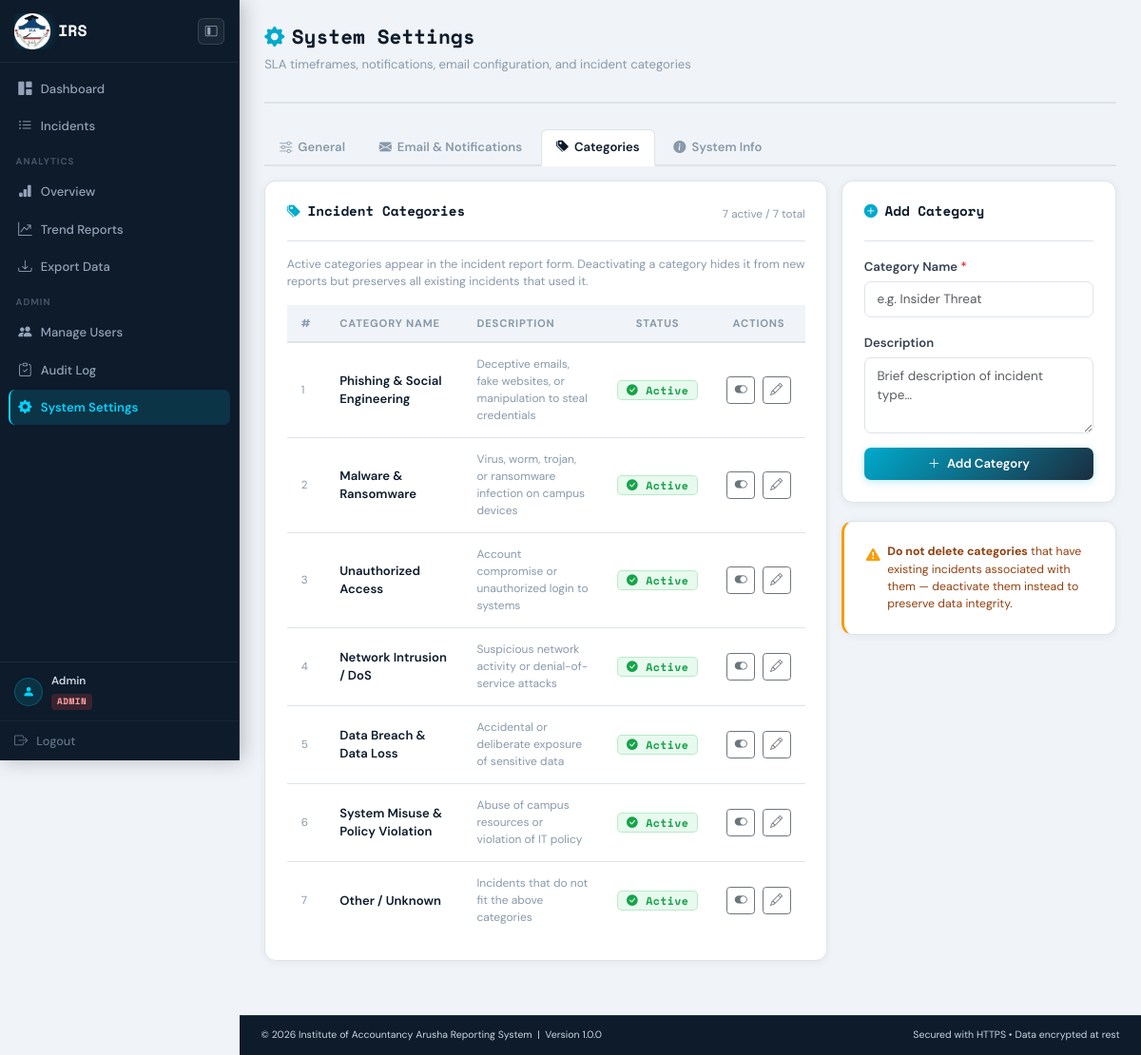
Screenshot of /public/settings/index.php?tab=categories (signed in) with the database file from the repository.
### tables this page shows
CREATE TABLE `categories` (
  `id` int(10) UNSIGNED NOT NULL,
  `name` varchar(100) NOT NULL,
  `description` text DEFAULT NULL,
  `is_active` tinyint(1) NOT NULL DEFAULT 1,
  `created_at` datetime NOT NULL DEFAULT current_timestamp()
);

### includes/functions.php (called while the page is built, shortened)
<?php
function e(?string $str): string
{
    return htmlspecialchars((string)$str, ENT_QUOTES | ENT_SUBSTITUTE, 'UTF-8');
}

### public/settings/index.php (the view, shortened to what this page needs)
<?php
require_once __DIR__ . '/../../includes/functions.php';
$pdo = db();
$categories = $pdo->query("SELECT * FROM categories ORDER BY id ASC")->fetchAll();
$activeTab  = $_GET['tab'] ?? 'general';
include __DIR__ . '/../../includes/header.php';
?>
<div class="page-header">
    <div>
        <h1 class="page-title"><i class="bi bi-gear-fill me-2 text-cyan"></i>System Settings</h1>
        <p class="page-subtitle">SLA timeframes, notifications, email configuration, and incident categories</p>
    </div>
</div>
<div class="mb-3">
    <nav class="d-flex gap-1 flex-wrap" style="border-bottom:2px solid var(--border);padding-bottom:0;">
        <?php foreach ([
            ['general',     'bi-sliders',        'General'],
            ['email',       'bi-envelope-fill',  'Email & Notifications'],
            ['categories',  'bi-tags-fill',      'Categories'],
            ['system',      'bi-info-circle-fill','System Info'],
        ] as [$tab, $icon, $label]): ?>
        <a href="?tab=<?= $tab ?>"
           style="display:inline-flex;align-items:center;gap:.4rem;padding:.55rem 1rem;
                  border-radius:6px 6px 0 0;font-size:.875rem;font-weight:600;text-decoration:none;
                  color:<?= $activeTab === $tab ? 'var(--navy)' : 'var(--muted)' ?>;
                  background:<?= $activeTab === $tab ? '#fff' : 'transparent' ?>;
                  border:<?= $activeTab === $tab ? '1px solid var(--border)' : '1px solid transparent' ?>;
                  border-bottom:<?= $activeTab === $tab ? '2px solid #fff' : '1px solid transparent' ?>;
                  margin-bottom:-2px;transition:color .15s;">
            <i class="bi <?= $icon ?>"></i><?= $label ?>
        </a>
        <?php endforeach; ?>
    </nav>
</div>
<?php if ($activeTab === 'categories'): ?>
<div class="row g-3">
    <div class="col-lg-8">
        <div class="cirms-card">
            <div class="cirms-card-header">
                <h2 class="cirms-card-title"><i class="bi bi-tags-fill me-2 text-cyan"></i>Incident Categories</h2>
                <span style="font-size:.78rem;color:var(--muted);">
                    <?= count(array_filter($categories, fn($c) => $c['is_active'])) ?> active
                    / <?= count($categories) ?> total
                </span>
            </div>
            <p style="font-size:.83rem;color:var(--muted);margin-bottom:1rem;">
                Active categories appear in the incident report form. Deactivating a category
                hides it from new reports but preserves all existing incidents that used it.
            </p>
            <div class="table-responsive">
                <table class="cirms-table">
                    <thead>
                        <tr>
                            <th>#</th>
                            <th>Category Name</th>
                            <th>Description</th>
                            <th style="text-align:center;">Status</th>
                            <th style="text-align:center;">Actions</th>
                        </tr>
                    </thead>
                    <tbody>
                    <?php foreach ($categories as $cat): ?>
                    <tr>
                        <td style="font-size:.78rem;color:var(--muted);"><?= $cat['id'] ?></td>
                        <td>
                            <span style="font-size:.875rem;font-weight:600;color:<?= $cat['is_active'] ? 'var(--navy)' : 'var(--muted)' ?>;">
                                <?= e($cat['name']) ?>
                            </span>
                        </td>
                        <td style="font-size:.8rem;color:var(--muted);max-width:260px;">
                            <?= $cat['description'] ? e(mb_strimwidth($cat['description'], 0, 80, '…')) : '<span style="opacity:.45;">—</span>' ?>
                        </td>
                        <td style="text-align:center;">
                            <?php if ($cat['is_active']): ?>
                            <span class="badge" style="background:rgba(34,197,94,.1);color:#16a34a;border:1px solid rgba(34,197,94,.25);">
                                <i class="bi bi-check-circle-fill me-1"></i>Active
                            </span>
                            <?php else: ?>
                            <span class="badge" style="background:rgba(148,163,184,.1);color:#64748b;border:1px solid rgba(148,163,184,.3);">
                                <i class="bi bi-dash-circle me-1"></i>Inactive
                            </span>
                            <?php endif; ?>
                        </td>
                        <td style="text-align:center;white-space:nowrap;">
                            <form method="POST" action="" style="display:inline;">
                                <button type="submit"
                                        class="btn btn-sm <?= $cat['is_active'] ? 'btn-outline-secondary' : 'btn-outline-success' ?>"
                                        title="<?= $cat['is_active'] ? 'Deactivate' : 'Activate' ?>">
                                    <i class="bi <?= $cat['is_active'] ? 'bi-toggle-on' : 'bi-toggle-off' ?>"></i>
                                </button>
                            </form>
                            <button type="button"
                                    class="btn btn-sm btn-outline-secondary ms-1"
                                    data-bs-toggle="modal"
                                    data-bs-target="#editCatModal"
                                    data-id="<?= $cat['id'] ?>"
                                    data-name="<?= e($cat['name']) ?>"
                                    data-desc="<?= e($cat['description'] ?? '') ?>"
                                    title="Edit">
                                <i class="bi bi-pencil"></i>
                            </button>
                        </td>
                    </tr>
                    <?php endforeach; ?>
                    </tbody>
                </table>
            </div>
        </div>
    </div>
    <div class="col-lg-4">
        <div class="cirms-card">
            <div class="cirms-card-header">
                <h2 class="cirms-card-title"><i class="bi bi-plus-circle-fill me-2 text-cyan"></i>Add Category</h2>
            </div>
            <form method="POST" action="">
                <div class="mb-3">
                    <label class="form-label fw-semibold">Category Name <span class="text-danger">*</span></label>
                    <input type="text" name="new_cat_name" class="form-control"
                           placeholder="e.g. Insider Threat" maxlength="100" required>
                </div>
                <div class="mb-3">
                    <label class="form-label fw-semibold">Description</label>
                    <textarea name="new_cat_desc" class="form-control" rows="3"
                              placeholder="Brief description of incident type…"
                              maxlength="500"></textarea>
                </div>
                <button type="submit" class="btn btn-dark btn-cirms btn-primary-cirms w-100">
                    <i class="bi bi-plus-lg me-1"></i> Add Category
                </button>
            </form>
        </div>
        <div class="cirms-card mt-0" style="border-left:3px solid var(--medium);">
            <div class="d-flex gap-2">
                <i class="bi bi-exclamation-triangle-fill" style="color:var(--medium);flex-shrink:0;margin-top:2px;"></i>
                <div style="font-size:.82rem;color:#92400e;">
                    <strong>Do not delete categories</strong> that have existing incidents
                    associated with them — deactivate them instead to preserve data integrity.
                </div>
            </div>
        </div>
    </div>
</div>
<?php endif; ?>
<?php include __DIR__ . '/../../includes/footer.php'; ?>

### public/css/cirms.css (style rules this page uses)
:root { --navy: #0d1b2a; --navy-mid: #1b2d3f; --navy-soft: #233447; --cyan: #00d4ff; --cyan-dim: #00aacc; --white: #f8fafc; --muted: #8899aa; --border: #dde3ea; --bg: #f0f4f8; --card-bg: #ffffff; --low: #22c55e; --medium: #f59e0b; --high: #f97316; --critical: #ef4444; --status-new: #6366f1; --status-ack: #0ea5e9; --status-progress: #f59e0b; --status-resolved: #22c55e; --status-closed: #94a3b8; --radius: 8px; --shadow: 0 2px 12px rgba(0,0,0,.08); --shadow-lg: 0 8px 32px rgba(0,0,0,.13); font-size: 15px; }
*, *::before, *::after { box-sizing: border-box; margin: 0; padding: 0; }
body { font-family: 'DM Sans', sans-serif; background: var(--bg); color: #1e293b; min-height: 100vh; display: flex; flex-direction: column; }
.page-header { display: flex; align-items: center; justify-content: space-between; margin-bottom: 1.75rem; padding-bottom: 1rem; border-bottom: 2px solid var(--border); gap: 1rem; }
.page-title { font-family: 'Space Mono', monospace; font-size: 1.4rem; font-weight: 700; color: var(--navy); line-height: 1.2; }
.page-subtitle { font-size: .875rem; color: var(--muted); margin-top: .2rem; line-height: 1.4; }
.cirms-card { background: var(--card-bg); border-radius: 12px; border: 1px solid var(--border); box-shadow: 0 1px 8px rgba(0,0,0,.06); padding: 1.5rem; margin-bottom: 1.25rem; transition: box-shadow .2s; }
.cirms-card-header { display: flex; align-items: center; justify-content: space-between; padding-bottom: .9rem; margin-bottom: 1rem; border-bottom: 1px solid var(--border); gap: .75rem; }
.cirms-card-title { font-family: 'Space Mono', monospace; font-size: .95rem; font-weight: 700; color: var(--navy); line-height: 1.3; }
.badge, .status-badge { display: inline-flex; align-items: center; gap: .3rem; padding: .22rem .6rem; border-radius: 5px; font-size: .78rem; font-weight: 700; font-family: 'Space Mono', monospace; letter-spacing: .03em; white-space: nowrap; }
.cirms-table { width: 100%; border-collapse: separate; border-spacing: 0; }
.cirms-table th { background: var(--bg); color: var(--muted); font-size: .75rem; font-weight: 700; text-transform: uppercase; letter-spacing: .07em; padding: .7rem 1rem; border-bottom: 2px solid var(--border); }
.cirms-table td { padding: .9rem 1rem; border-bottom: 1px solid var(--border); vertical-align: middle; font-size: .875rem; }
.cirms-table tbody tr { transition: background .12s; }
.cirms-table tbody tr:last-child td { border-bottom: none; }
.form-label { font-weight: 600; font-size: .875rem; color: #374151; margin-bottom: .35rem; }
.form-control, .form-select { border-radius: 7px; border: 1.5px solid var(--border); font-size: .9rem; padding: .55rem .85rem; transition: border-color .15s, box-shadow .15s; }
.btn-cirms { font-family: 'DM Sans', sans-serif; font-weight: 600; font-size: .875rem; padding: .5rem 1.2rem; border-radius: 7px; border: none; cursor: pointer; transition: background .15s, transform .1s, box-shadow .15s; }
.btn-primary-cirms { background: linear-gradient(135deg, var(--cyan-dim), var(--navy-mid)); color: #fff; box-shadow: 0 2px 8px rgba(0,170,204,.25); }
.text-cyan { color: var(--cyan-dim); }

### includes/header.php (style rules this page uses)
:root { --sb-w: 252px; --sb-w-min: 58px; }

### rows the page displays
categories: id "1", name "Phishing & Social Engineering", description "Deceptive emails, fake websites, or manipulation to steal credentials", is_active 1 (drawn)
categories: id "2", name "Malware & Ransomware", description "Virus, worm, trojan, or ransomware infection on campus devices", is_active 1 (drawn)
categories: id "3", name "Unauthorized Access", description "Account compromise or unauthorized login to systems", is_active 1 (drawn)
categories: id "4", name "Network Intrusion / DoS", description "Suspicious network activity or denial-of-service attacks", is_active 1 (drawn)
categories: id "5", name "Data Breach & Data Loss", description "Accidental or deliberate exposure of sensitive data", is_active 1 (drawn)
categories: id "6", name "System Misuse & Policy Violation", description "Abuse of campus resources or violation of IT policy", is_active 1 (drawn)
categories: id "7", name "Other / Unknown", description "Incidents that do not fit the above categories", is_active 1 (drawn)

### other values shown
$user['name'] "Admin"
$role "ADMIN"
$label "General"
$label "Email & Notifications"
$label "Categories"
$label "System Info"
count(array_filter($categories, fn($c) => $c['is_active'])) "7"
count($categories) "7"
APP_FULL_NAME "Institute of Accountancy Arusha Reporting System"
APP_VERSION "1.0.0"
